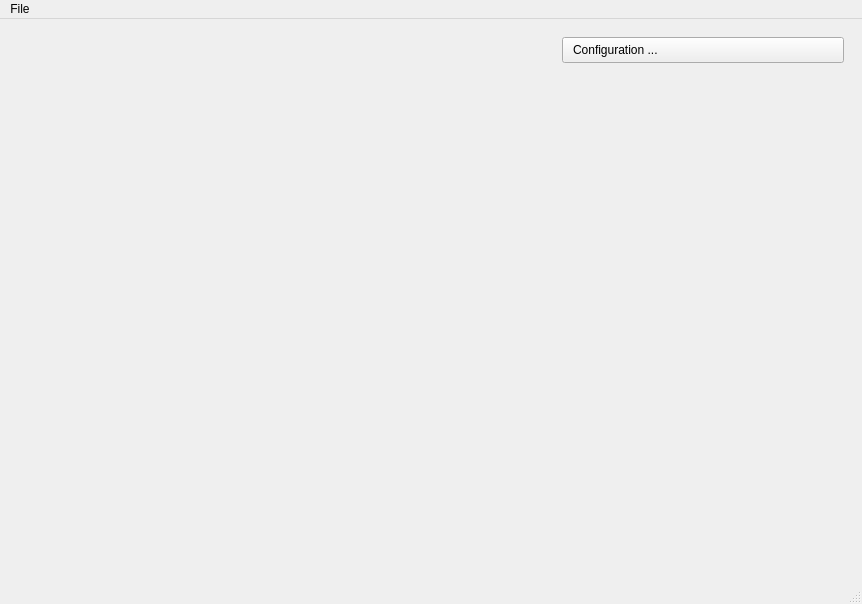
<?xml version="1.0" encoding="UTF-8"?>
<ui version="4.0">
 <class>MainWindow</class>
 <widget class="QMainWindow" name="MainWindow">
  <property name="geometry">
   <rect>
    <x>0</x>
    <y>0</y>
    <width>862</width>
    <height>604</height>
   </rect>
  </property>
  <property name="windowTitle">
   <string>PyCorder</string>
  </property>
  <property name="windowIcon">
   <iconset resource="resources.qrc">
    <normaloff>:/icons/PyCorder.ico</normaloff>:/icons/PyCorder.ico</iconset>
  </property>
  <widget class="QWidget" name="centralwidget">
   <property name="sizePolicy">
    <sizepolicy hsizetype="Preferred" vsizetype="Preferred">
     <horstretch>0</horstretch>
     <verstretch>0</verstretch>
    </sizepolicy>
   </property>
   <layout class="QHBoxLayout" name="horizontalLayout">
    <item>
     <layout class="QHBoxLayout" name="horizontalLayout_SignalPane">
      <property name="topMargin">
       <number>5</number>
      </property>
      <item>
       <spacer name="horizontalSpacer">
        <property name="orientation">
         <enum>Qt::Horizontal</enum>
        </property>
        <property name="sizeHint" stdset="0">
         <size>
          <width>40</width>
          <height>20</height>
         </size>
        </property>
       </spacer>
      </item>
     </layout>
    </item>
    <item>
     <widget class="QScrollArea" name="scrollArea">
      <property name="sizePolicy">
       <sizepolicy hsizetype="Minimum" vsizetype="Preferred">
        <horstretch>0</horstretch>
        <verstretch>0</verstretch>
       </sizepolicy>
      </property>
      <property name="minimumSize">
       <size>
        <width>300</width>
        <height>0</height>
       </size>
      </property>
      <property name="frameShape">
       <enum>QFrame::NoFrame</enum>
      </property>
      <property name="verticalScrollBarPolicy">
       <enum>Qt::ScrollBarAsNeeded</enum>
      </property>
      <property name="horizontalScrollBarPolicy">
       <enum>Qt::ScrollBarAlwaysOff</enum>
      </property>
      <property name="widgetResizable">
       <bool>true</bool>
      </property>
      <widget class="QWidget" name="scrollAreaWidgetContents">
       <property name="geometry">
        <rect>
         <x>0</x>
         <y>0</y>
         <width>300</width>
         <height>533</height>
        </rect>
       </property>
       <property name="sizePolicy">
        <sizepolicy hsizetype="Minimum" vsizetype="Preferred">
         <horstretch>0</horstretch>
         <verstretch>0</verstretch>
        </sizepolicy>
       </property>
       <property name="minimumSize">
        <size>
         <width>300</width>
         <height>0</height>
        </size>
       </property>
       <layout class="QVBoxLayout" name="verticalLayout_OnlinePane">
        <item>
         <widget class="QPushButton" name="pushButtonConfiguration">
          <property name="styleSheet">
           <string notr="true">text-align: left; padding-left: 10px; padding-top: 5px; padding-bottom: 5px</string>
          </property>
          <property name="text">
           <string>Configuration ...</string>
          </property>
          <property name="icon">
           <iconset resource="resources.qrc">
            <normaloff>:/icons/process.png</normaloff>:/icons/process.png</iconset>
          </property>
          <property name="iconSize">
           <size>
            <width>32</width>
            <height>32</height>
           </size>
          </property>
         </widget>
        </item>
        <item>
         <spacer name="verticalSpacer_2">
          <property name="orientation">
           <enum>Qt::Vertical</enum>
          </property>
          <property name="sizeHint" stdset="0">
           <size>
            <width>20</width>
            <height>40</height>
           </size>
          </property>
         </spacer>
        </item>
       </layout>
      </widget>
     </widget>
    </item>
   </layout>
  </widget>
  <widget class="QMenuBar" name="menubar">
   <property name="geometry">
    <rect>
     <x>0</x>
     <y>0</y>
     <width>862</width>
     <height>27</height>
    </rect>
   </property>
   <widget class="QMenu" name="menuApplication">
    <property name="contextMenuPolicy">
     <enum>Qt::NoContextMenu</enum>
    </property>
    <property name="tearOffEnabled">
     <bool>false</bool>
    </property>
    <property name="title">
     <string>File</string>
    </property>
    <addaction name="actionLoad_Configuration"/>
    <addaction name="actionSave_Configuration"/>
    <addaction name="actionDefault_Configuration"/>
    <addaction name="separator"/>
    <addaction name="actionShow_Log"/>
    <addaction name="separator"/>
    <addaction name="actionQuit"/>
   </widget>
   <addaction name="menuApplication"/>
  </widget>
  <widget class="QStatusBar" name="statusbar"/>
  <action name="actionQuit">
   <property name="text">
    <string>Quit</string>
   </property>
  </action>
  <action name="actionShow_Log">
   <property name="text">
    <string>Show Log</string>
   </property>
  </action>
  <action name="actionLoad_Configuration">
   <property name="text">
    <string>Load Configuration ...</string>
   </property>
  </action>
  <action name="actionSave_Configuration">
   <property name="text">
    <string>Save Configuration ...</string>
   </property>
  </action>
  <action name="actionDefault_Configuration">
   <property name="text">
    <string>Reset Configuration</string>
   </property>
  </action>
 </widget>
 <resources>
  <include location="resources.qrc"/>
 </resources>
 <connections/>
</ui>
